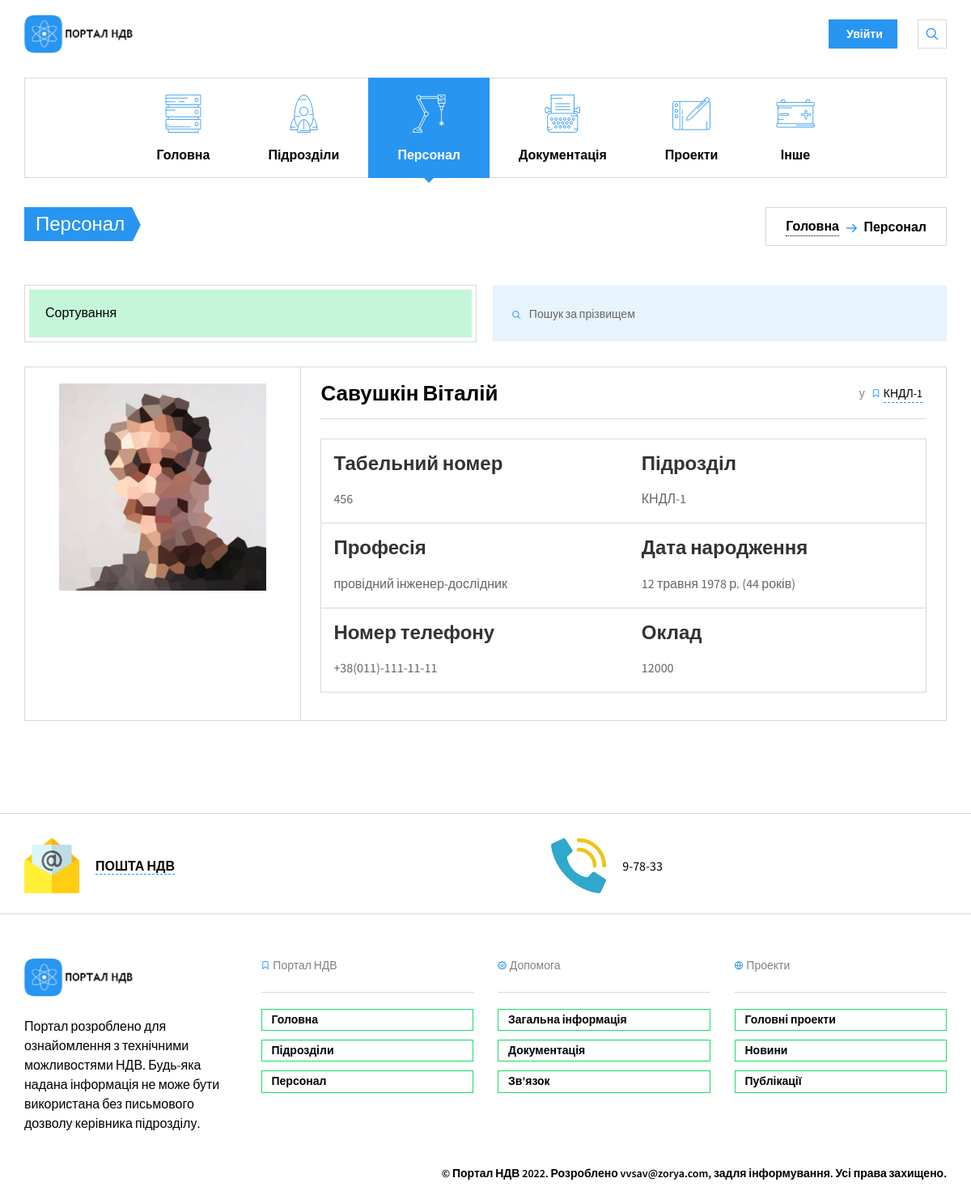
The page /staff/vitalij-savushkin/ on the database its author committed.
### nio_app/models.py (models this page shows, shortened)
class Main(models.Model):
    name = models.CharField(max_length=200, help_text='не більше ніж 200 символів',
                            verbose_name='Назва підрозділу')
    abr = models.CharField(max_length=10, help_text='не більше ніж 10 символів',
                           verbose_name='Абрівіатура підрозділу')
    slug = models.SlugField(max_length=200, unique=True, verbose_name='URL', db_index=True)
    divisions = models.ManyToManyField('Divisions', verbose_name='Підрозділи')
    description = models.TextField(max_length=5000, help_text='Введіть короткий опис підрозділу',
                                   verbose_name='Опис підрозділу')
    num_staff = models.IntegerField(verbose_name='Кількість персоналу', null=True, blank=True)
    num_projects = models.IntegerField(verbose_name='Кількість проектів', null=True, blank=True)
    num_docs = models.IntegerField(verbose_name='Загальна кількість документації', null=True, blank=True)
    boss = models.CharField(max_length=200, help_text='не більше ніж 200 символів',
                            verbose_name='ПІБ керівника')
    photo = models.ImageField(upload_to="workers_foto/", verbose_name="Фото")
    objects = models.Manager()
    """Визначення загальної кількості персоналу"""
    def staff(self):
        num = 0
        for d in self.divisions.all():
            if d.num_staff:
                num += d.num_staff
                self.num_staff = num
            else:
                self.num_staff = 0
        return self.num_staff
    staff.short_description = 'Загальна кількість персоналу'
    class Meta:
        verbose_name = 'Загальна інфо'
        verbose_name_plural = 'Загальна інфо'

class Staff(models.Model):
    fio = models.CharField(max_length=100, help_text='не більше ніж 100 символів',
                           verbose_name='ПІБ')
    slug = models.SlugField(max_length=100, unique=True, verbose_name='URL', db_index=True)
    div = models.ForeignKey(Divisions, on_delete=models.SET_NULL, verbose_name='Підрозділ', null=True)
    tabel = models.CharField(max_length=5, help_text='не більше ніж 5 символів', verbose_name='Табельный номер',
                             unique=True)
    prof = models.CharField(max_length=100, help_text='не більше ніж 100 символів',
                            verbose_name='Посада')
    oklad = models.IntegerField(verbose_name='Оклад')
    birthday = models.DateField(verbose_name="Дата народження", blank=True)
    phone = models.CharField(max_length=18, help_text='формат +38(ХХХ)-ХХХ-ХХ-ХХ',
                             verbose_name='Номер телефону')
    adress = models.CharField(max_length=100, help_text='формат пр/вул/провулок ХХХХХ д.ХХ кв.ХХ',
                              verbose_name='Домашня адреса')
    photo = models.ImageField(upload_to="workers_foto/", verbose_name="Фото")
    objects = models.Manager()
    class Meta:
        verbose_name = 'Персонал'
        verbose_name_plural = 'Персонал'
        ordering = ['fio']

class Divisions(models.Model):
    name = models.CharField(max_length=200, help_text='не більше ніж 200 символів',
                            verbose_name='Назва підрозділу')
    abr = models.CharField(max_length=10, help_text='не більше ніж 10 символів',
                           verbose_name='Абрівіатура підрозділу')
    slug = models.SlugField(max_length=200, unique=True, verbose_name='URL', db_index=True)
    description = models.TextField(max_length=5000, help_text='Введіть короткий опис підрозділу',
                                   verbose_name='Опис підрозділу')
    num_staff = models.IntegerField(verbose_name='Кількість персоналу', null=True, blank=True, default=0)
    num_projects = models.IntegerField(verbose_name='Кількість проектів', null=True)
    num_docs = models.IntegerField(verbose_name='Загальна кількість документації', null=True)
    locs = models.ManyToManyField('Location', verbose_name='Розміщення')
    coops = models.ManyToManyField('Cooperation', verbose_name='Підрозділи взаємодії')
    theses = models.ManyToManyField('Theses', verbose_name='Тези')
    boss = models.CharField(max_length=50, help_text='Призвище Ім\'я',
                            verbose_name='ПІБ керівника', null=True, blank=True)
    photo = models.ImageField(upload_to="boss_foto/", verbose_name="Фото")
    """Шлях до фото підрозділу"""
    def directory_path(instance, filename):
        return f'divs/{instance.slug}/photo/{filename}'
    photo_1 = models.ImageField(upload_to=directory_path, verbose_name="Фото підрозділу", null=True)
    photo_2 = models.ImageField(upload_to=directory_path, verbose_name="Фото підрозділу", blank=True, null=True)
    photo_3 = models.ImageField(upload_to=directory_path, verbose_name="Фото підрозділу", blank=True, null=True)
    photo_4 = models.ImageField(upload_to=directory_path, verbose_name="Фото підрозділу", blank=True, null=True)
    photo_5 = models.ImageField(upload_to=directory_path, verbose_name="Фото підрозділу", blank=True, null=True)
    objects = models.Manager()
    __original_name = None
    def __init__(self, *args, **kwargs):
        super().__init__(*args, **kwargs)
        self.__original_name = self.name
        self.save()
    """Визначення кількості персоналу, проектів та документації через сумісні моделі"""
    def save(
            self, force_insert=False, force_update=False, using=None, update_fields=None
    ):
        super().save()
        self.num_staff = len(Staff.objects.filter(div_id=self.pk))
        self.num_projects = len(Projects.objects.filter(div_id=self.pk))
        self.num_docs = len(Documents.objects.filter(div_id=self.pk))
        super().save(force_insert=False, force_update=True, using=using, update_fields=update_fields)
    class Meta:
        verbose_name = 'Підрозділи'
        verbose_name_plural = 'Підрозділи'
        ordering = ['name']
    def __str__(self):
        return self.abr

### nio_app/views.py (the view)
# urls.py: path('staff/<slug:slug>/', StaffSingle.as_view(), name='staff_single'),
class StaffSingle(DetailView):
    model = Staff
    template_name = 'nio_app/staff/staff_single.html'
    def get_context_data(self, *, object_list=None, **kwargs):
        context = super().get_context_data()
        context.update(CONTEXT)
        context['single'] = Staff.objects.get(slug=self.kwargs['slug'])
        context['page'] = ''
        return context

### nio_app/templates/nio_app/staff/staff_single.html (shortened to what this page needs)
{% extends 'nio_app/base_portal.html' %}
{% load static %}
{% block main %}
<li class="menu-item-has-children">
  {% endblock main %}
  {% block divs %}
<li class="menu-item-has-children">
  {% endblock divs %}
  {% block staff %}
<li class="menu-item-has-children current-menu-item">
  {% endblock staff %}
  {% block docs %}
<li class="menu-item-has-children">
  {% endblock docs %}
  {% block projects %}
<li class="menu-item-has-children">
  {% endblock projects %}
  {% block other %}
<li class="menu-item-has-children">
  {% endblock other %}
{% block content %}
<section class="page-title">
  <div class="container">
    <div class="inner">
      <div class="column">
        <div class="title">
          <a href="{% url 'nio_app:staff' %}">
          <h1>Персонал</h1>
          </a>
        </div>
      </div>
      <div class="column">
        <div class="breadcrumbs">
          <a href="{% url 'nio_app:index_portal' %}">Головна</a>
          <span class="delimiter"><i class="icon-arrow-right"></i></span>
          <span>Персонал</span>
        </div>
      </div>
    </div>
  </div>
</section>
<section class="container">
  <div class="shop-filters-wrap">
    <div class="shop-filters">
      <div class="inner">
        <div class="shop-filter">
          <div class="shop-filter-dropdown">
            <span>Сортування</span>
          </div>
        </div>
      </div>
    </div>
    <div class="shop-search">
      <div class="widget widget_search">
        <form method="post" class="search-box">
          <input type="text" class="form-control" placeholder="Пошук за прізвищем">
          <button type="submit"><i class="icon-search"></i></button>
        </form>
      </div>
    </div>
  </div>
  <div class="shop-tile">
    <a href="#" class="thumbnail">
      <img src="{{single.photo.url}}" alt="Photo">
    </a>
    <div class="description">
      <div class="shop-meta">
        <div class="column">
          <span class="price">{{single.fio}}</span>
        </div>
        <div class="column">
          <span class="hidden-xs">у</span>
          <span id="div">
            <i class="icon-ribbon hidden-xs"></i>
            <a href="{% url 'nio_app:division' single.div.slug %}">{{single.div.abr}}</a>
          </span>
        </div>
      </div>
      <table>
        <tr>
          <td>
            <h6 class="shop-title">Табельний номер</h6>
            <p style="margin:0 0 4px">{{single.tabel}}</p>
          </td>
          <td>
            <h6 class="shop-title">Підрозділ</h6>
            <p style="margin:0 0 4px">{{single.div.abr}}</p>
          </td>
        </tr>
         <tr>
          <td>
            <h6 class="shop-title">Професія</h6>
           <p style="margin:0 0 4px">{{single.prof}}</p>
          </td>
          <td>
            <h6 class="shop-title">Дата народження</h6>
            <p style="margin:0 0 4px">{{single.birthday}} <span class="text-gray">({{single.birthday|timesince|slice:":2"}} років)</span></p>
          </td>
        </tr>
        <tr>
          <td>
            <h4 class="shop-title">Номер телефону</h4>
            <p style="margin:0 0 4px">{{single.phone}}</p>
          </td>
          <td>
            <h4 class="shop-title">Оклад</h4>
            <p style="margin:0 0 4px">{{single.oklad}}</p>
          </td>
        </tr>
      </table>
    </div>
  </div>
</section>
{% endblock content %}

### nio_app/templates/nio_app/base_portal.html (shortened to what this page needs)
<!DOCTYPE html>
<html>
<head>
  {% load static %}
  <link href="{% static 'nio_app/masterslider/style/masterslider.css' %}" rel="stylesheet" media="screen">
  <link href="{% static 'nio_app/css/styles.min.css' %}" rel="stylesheet" media="screen">
</head>
<body class="is-preloader preloading">
  <div class="page-wrapper">
    <header class="navbar navbar-sticky">
        {% include 'nio_app/include/header.html' %}
  {% for m in main %}
  <div class="container">
    <nav class="main-navigation">
      <ul class="menu">
        {% block main %}{% endblock main %}
          <a href="#" id="nav_header"><i class="flaticon-technology46"></i>Головна</a>
        </li>
        {% block divs %}{% endblock divs %}
          <a href="#"><i class="flaticon-space-ship2"></i>Підрозділи</a>
        </li>
        {% block staff %}{% endblock staff %}
          <a href="#"><i class="flaticon-technological"></i>Персонал</a>
        </li>
        {% block docs %}{% endblock docs %}
          <a href="#"><i class="flaticon-writing50"></i>Документація</a>
        </li>
        {% block projects %}{% endblock projects %}
          <a href="#"><i class="flaticon-drawing33"></i>Проекти</a>
        </li>
        {% block other %}{% endblock other %}
          <a href="#"><i class="flaticon-positive"></i>Інше</a>
        </li>
      </ul>
    </nav>
  </div>
  {% endfor %}
</header>
      {% block content %}
      {%  endblock content %}
{% include 'nio_app/include/footer.html' %}
</body>
</html>

### rows shown on the page
Staff: photo (picture), fio "Савушкін Віталій", div.abr "КНДЛ-1", tabel "456", prof "провідний інженер-дослідник", birthday "12 травня 1978 р.", birthday "44", phone "+38(011)-111-11-11", oklad "12000"
